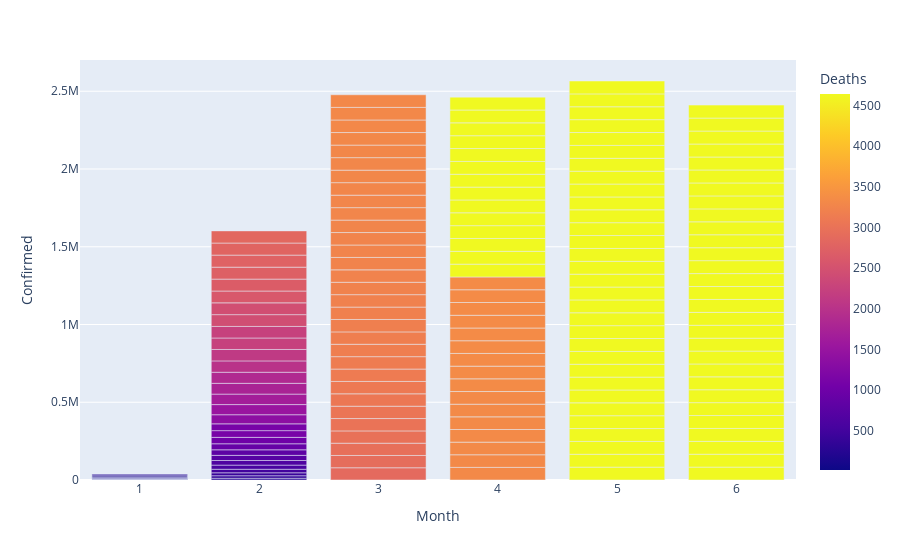

This figure's notebook cell:
### Code cell
## Using plotly.express

## Here again I have used US data

## Additionally I have added more parameters for better understanding

x = px.bar(data_updated[data_updated.Country=='China'],x = 'Month', y = 'Confirmed',color = 'Deaths')
iplot(x)

### Figure 1 — Plotly figure (JSON) as saved in the notebook; plotly's stock layout.template omitted (floating-point values rounded to 4 significant figures; data arrays with more than 128 entries replaced by an {"elided": "..."} marker saying what was removed)
{"data": [{"alignmentgroup": "True", "hovertemplate": "Month=%{x}<br>Confirmed=%{y}<br>Deaths=%{marker.color}<extra></extra>", "legendgroup": "", "marker": {"color": {"elided": "160 int values"}, "coloraxis": "coloraxis"}, "name": "", "offsetgroup": "", "orientation": "v", "showlegend": false, "textposition": "auto", "type": "bar", "x": {"elided": "160 int values"}, "xaxis": "x", "y": {"elided": "160 int values"}, "yaxis": "y"}], "layout": {"barmode": "relative", "coloraxis": {"colorbar": {"title": {"text": "Deaths"}}, "colorscale": [[0, "#0d0887"], [0.1111, "#46039f"], [0.2222, "#7201a8"], [0.3333, "#9c179e"], [0.4444, "#bd3786"], [0.5556, "#d8576b"], [0.6667, "#ed7953"], [0.7778, "#fb9f3a"], [0.8889, "#fdca26"], [1, "#f0f921"]]}, "legend": {"tracegroupgap": 0}, "margin": {"t": 60}, "xaxis": {"anchor": "y", "domain": [0, 1], "title": {"text": "Month"}}, "yaxis": {"anchor": "x", "domain": [0, 1], "title": {"text": "Confirmed"}}}}
